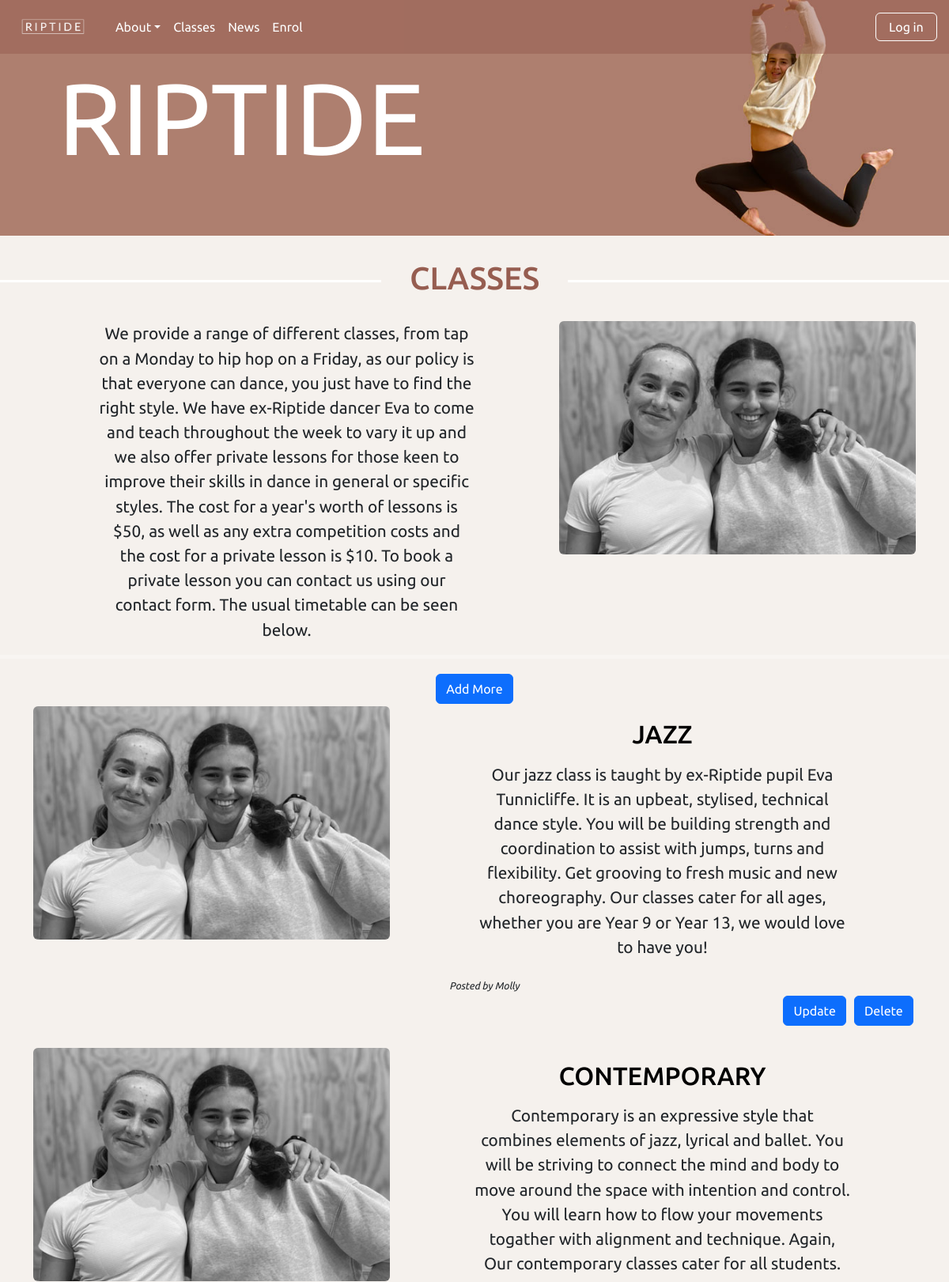
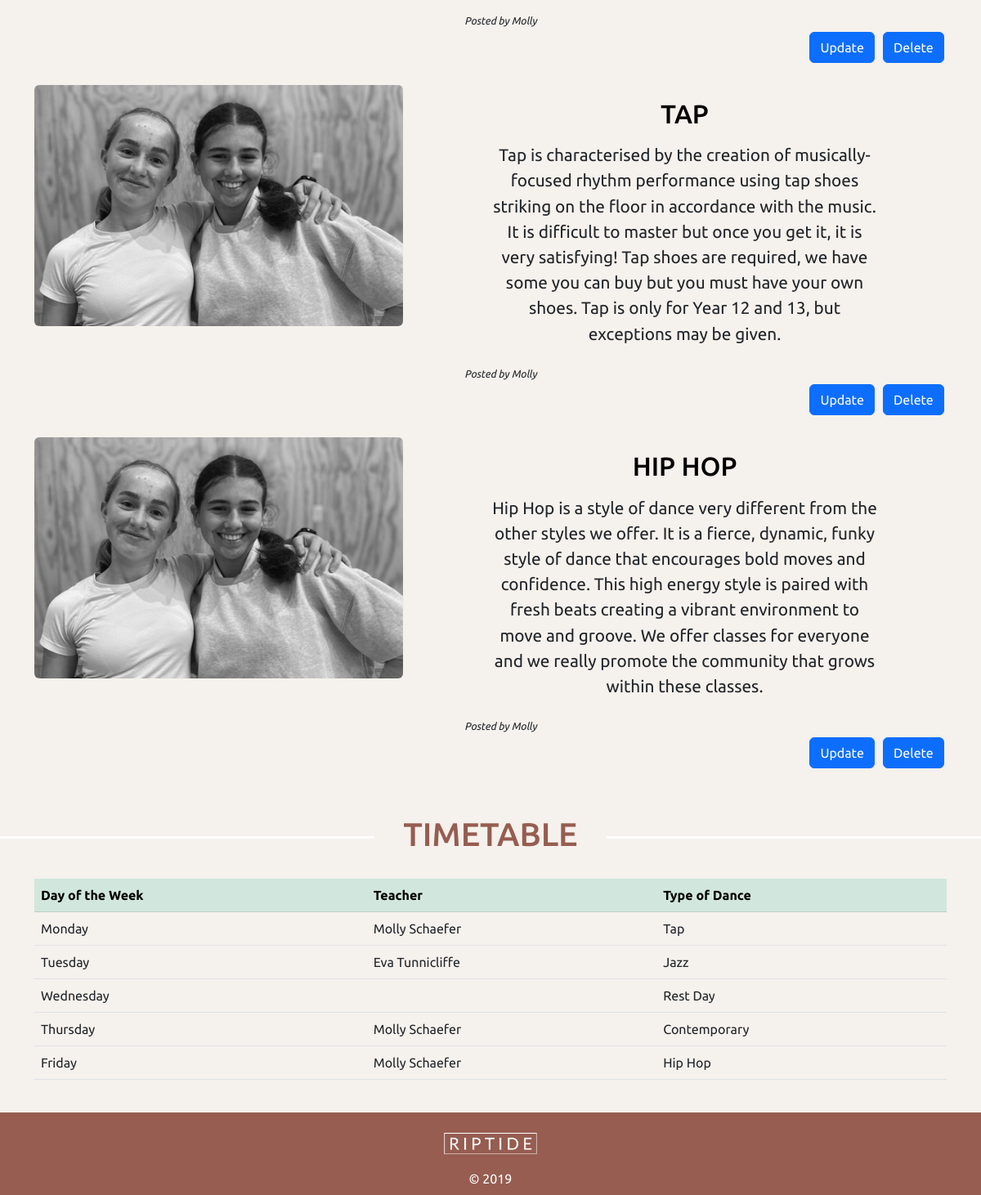
Page /classes on the committed database (2 pictures, top to bottom).
### tables this page shows
CREATE TABLE classes(
    classes_id integer primary key autoincrement not null,
    title text not null unique,
    content text not null unique,
    image not null,
    member_id integer not null,
    foreign key(member_id) references member(member_id)
);

CREATE TABLE member(
    member_id integer primary key autoincrement not null,
    name text not null,
    email text not null unique,
    password text not null,
    authorisation integer not null
);

### server.py (the view)
@app.route('/classes')
def classes():
    sql = """select classes.classes_id, classes.title, classes.content, classes.image, member.name
        from classes
        join member on classes.member_id= member.member_id;
        """
    result = run_search_query_tuples(sql, (), db_path, True)
    print(result)
    return render_template("classes.html", classes=result)

### db_functions.py (called while the page is built)
def run_search_query_tuples(sql_query,values_tuple, file_path, rowfactory=False):
    result = None
    try:
        db = sqlite3.connect(file_path)
        if rowfactory:
            db.row_factory = sqlite3.Row
        cursor = db.cursor()
        cursor.execute(sql_query,values_tuple)
        result = cursor.fetchall()
        cursor.close()
    except sqlite3.Error as error:
        print("Error running search query tuples: {}".format(error))
        return None
    db.close()
    if result is None:
        print("No search values were found")
    return result

### templates/classes.html (shortened to what this page needs)
{% extends "layout.html" %}
{% block banner %}
static/images/molly_banner3.jpg
{% endblock %}
{% block content %}
<h1>CLASSES</h1>
<div class="container container-fluid">
<div class="row">
    <div class="col-lg-7">
        <p>We provide a range of different classes, from tap on a Monday to hip hop on a Friday, as our policy is that
            everyone can dance, you just have to find the right style. We have ex-Riptide dancer Eva to come and teach
            throughout the week to vary it up and we also offer private lessons for those keen to improve their skills
            in dance in general or specific styles. The cost for a year's worth of lessons is $50, as well as any extra
            competition costs and the cost for a private lesson is $10. To book a private lesson you can contact us using
            our contact form. The usual timetable can be seen below.</p>
    </div>
    <div class="col-lg-5">
        <img class="img-fluid rounded mx-auto d-block" src="static/images/lucy_molly.jpg" alt="">
    </div>
</div>
 </div>
<hr>
<div class="rounded">
    <div class="text-center">
        <a class="btn btn-primary" href="{{ url_for('classes_cud', id=0, task='add') }}">Add More</a>
    </div>
</div>
{% for row in classes %}
<div class="container container-fluid">
<div class="row">
<div class="col-lg-7">
    <h2 class="title-text">{{row['title']}}</h2>
    <p class="classes-text">{{row['content']}}</p>
    <br>
    <div class="col-lg-6"><p class="classes-subtext text-start">Posted by {{row['name']}}</p></div>
    <div class="text-end">
        <a class="btn btn-primary" href="{{ url_for('classes_cud', id=row['classes_id'], task='update') }}">Update</a>
        <a class="btn btn-primary" href="{{ url_for('classes_cud', id=row['classes_id'], task='delete') }}">Delete</a>
    </div>
</div>
<div class="col-lg-5 order-xl-first">
    <img class="img-fluid rounded mx-auto d-block" src="{{ url_for('static', filename='images/'+row['image']) }}" alt="">
</div>
</div>
</div>
<br>
{% endfor %}
<h1>TIMETABLE</h1>
<div class="container container-fluid">
    <table class="table">
    <thead>
      <tr class="table-success">
        <th>Day of the Week</th>
        <th>Teacher</th>
        <th>Type of Dance</th>
      </tr>
    </thead>
    <tbody>
      <tr>
        <td>Monday</td>
        <td>Molly Schaefer</td>
        <td>Tap</td>
      </tr>
      <tr>
        <td>Tuesday</td>
        <td>Eva Tunnicliffe</td>
        <td>Jazz</td>
      </tr>
      <tr>
        <td>Wednesday</td>
        <td></td>
        <td>Rest Day</td>
      </tr>
      <tr>
        <td>Thursday</td>
        <td>Molly Schaefer</td>
        <td>Contemporary</td>
      </tr>
      <tr>
        <td>Friday</td>
        <td>Molly Schaefer</td>
        <td>Hip Hop</td>
      </tr>
    </tbody>
  </table>
    </div>
<br>
{% endblock %}

### static/styles.css (style rules this page uses)
body { font-family: 'Ubuntu', sans-serif; background-color: rgb(245,241,237); }
h1 { padding:0; overflow: hidden; color:rgb(150,93,80); display: table; white-space: nowrap; margin: 0.75em 0; scroll-margin-top: 3em; }
h1:before, h1:after { border-top: 3px solid rgb(255,255,255); content: ''; display: table-cell; position: relative; top: 0.65em; width: 50%; }
h1:before { right: 3%; }
h1:after { left: 3%; }
h2 { text-align: center; margin: auto; padding: 1em 0 0 0; color:white; scroll-margin-top: 1em; }
h2.title-text { color: black; padding: 0.5em; margin: auto; }
p { padding:0 4em 0 4em; margin:auto; text-align: center; font-size: 1.3em; }
p.classes-subtext { font-size: 0.8em; color: color; font-style: italic; }
.btn { color: white; margin: 0.2em; }
hr { color:white; border-width: 5px; }

### rows in the picture
classes: title "JAZZ", content "Our jazz class is taught by ex-Riptide pupil Eva Tunnicliffe. It is an upbeat, stylised, technical dance style. You will be building strength and coordination to assist with jumps, turns and flexibility. Get grooving to fresh music and new choreography. Our classes cater for all ages, whether you are Year 9 or Year 13, we would love to have you!", name "Molly", image (picture)
classes: title "CONTEMPORARY", content "Contemporary is an expressive style that combines elements of jazz, lyrical and ballet. You will be striving to connect the mind and body to move around the space with intention and control. You will learn how to flow your movements togather with alignment and technique. Again, Our contemporary classes cater for all students.", name "Molly", image (picture)
classes: title "TAP", content "Tap is characterised by the creation of musically-focused rhythm performance using tap shoes striking on the floor in accordance with the music. It is difficult to master but once you get it, it is very satisfying! Tap shoes are required, we have some you can buy but you must have your own shoes. Tap is only for Year 12 and 13, but exceptions may be given.", name "Molly", image (picture)
classes: title "HIP HOP", content "Hip Hop is a style of dance very different from the other styles we offer. It is a fierce, dynamic, funky style of dance that encourages bold moves and confidence. This high energy style is paired with fresh beats creating a vibrant environment to move and groove. We offer classes for everyone and we really promote the community that grows within these classes.", name "Molly", image (picture)
